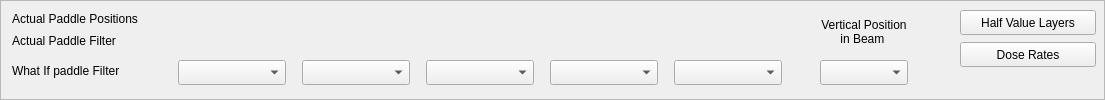
       <widget class="QFrame" name="qframe_02">
        <property name="minimumSize">
         <size>
          <width>948</width>
          <height>100</height>
         </size>
        </property>
        <property name="frameShape">
         <enum>QFrame::StyledPanel</enum>
        </property>
        <property name="frameShadow">
         <enum>QFrame::Raised</enum>
        </property>
        <widget class="QELabel" name="qelabel_01">
         <property name="geometry">
          <rect>
           <x>178</x>
           <y>10</y>
           <width>108</width>
           <height>17</height>
          </rect>
         </property>
         <property name="alignment">
          <set>Qt::AlignRight|Qt::AlignTrailing|Qt::AlignVCenter</set>
         </property>
         <property name="variable" stdset="0">
          <string>MCTFLT01MOT01.RBV</string>
         </property>
        </widget>
        <widget class="QELabel" name="qelabel_02">
         <property name="geometry">
          <rect>
           <x>302</x>
           <y>10</y>
           <width>108</width>
           <height>17</height>
          </rect>
         </property>
         <property name="alignment">
          <set>Qt::AlignRight|Qt::AlignTrailing|Qt::AlignVCenter</set>
         </property>
         <property name="variable" stdset="0">
          <string>MCTFLT02MOT01.RBV</string>
         </property>
        </widget>
        <widget class="QELabel" name="qelabel_03">
         <property name="geometry">
          <rect>
           <x>426</x>
           <y>10</y>
           <width>108</width>
           <height>17</height>
          </rect>
         </property>
         <property name="alignment">
          <set>Qt::AlignRight|Qt::AlignTrailing|Qt::AlignVCenter</set>
         </property>
         <property name="variable" stdset="0">
          <string>MCTFLT03MOT01.RBV</string>
         </property>
        </widget>
        <widget class="QELabel" name="qelabel_04">
         <property name="geometry">
          <rect>
           <x>550</x>
           <y>10</y>
           <width>108</width>
           <height>17</height>
          </rect>
         </property>
         <property name="alignment">
          <set>Qt::AlignRight|Qt::AlignTrailing|Qt::AlignVCenter</set>
         </property>
         <property name="variable" stdset="0">
          <string>MCTFLT04MOT01.RBV</string>
         </property>
        </widget>
        <widget class="QELabel" name="qelabel_05">
         <property name="geometry">
          <rect>
           <x>674</x>
           <y>10</y>
           <width>108</width>
           <height>17</height>
          </rect>
         </property>
         <property name="alignment">
          <set>Qt::AlignRight|Qt::AlignTrailing|Qt::AlignVCenter</set>
         </property>
         <property name="variable" stdset="0">
          <string>MCTFLT05MOT01.RBV</string>
         </property>
        </widget>
        <widget class="QLabel" name="qlabel_01">
         <property name="geometry">
          <rect>
           <x>12</x>
           <y>10</y>
           <width>156</width>
           <height>17</height>
          </rect>
         </property>
         <property name="text">
          <string>Actual Paddle Positions</string>
         </property>
        </widget>
        <widget class="QLabel" name="qlabel_02">
         <property name="geometry">
          <rect>
           <x>12</x>
           <y>32</y>
           <width>156</width>
           <height>17</height>
          </rect>
         </property>
         <property name="text">
          <string>Actual Paddle Filter</string>
         </property>
        </widget>
        <widget class="QELabel" name="qelabel_06">
         <property name="geometry">
          <rect>
           <x>178</x>
           <y>32</y>
           <width>108</width>
           <height>17</height>
          </rect>
         </property>
         <property name="alignment">
          <set>Qt::AlignCenter</set>
         </property>
         <property name="variable" stdset="0">
          <string>MCTFLT01:SELECTION_STATUS</string>
         </property>
        </widget>
        <widget class="QELabel" name="qelabel_07">
         <property name="geometry">
          <rect>
           <x>302</x>
           <y>32</y>
           <width>108</width>
           <height>17</height>
          </rect>
         </property>
         <property name="alignment">
          <set>Qt::AlignCenter</set>
         </property>
         <property name="variable" stdset="0">
          <string>MCTFLT02:SELECTION_STATUS</string>
         </property>
        </widget>
        <widget class="QELabel" name="qelabel_08">
         <property name="geometry">
          <rect>
           <x>426</x>
           <y>32</y>
           <width>108</width>
           <height>17</height>
          </rect>
         </property>
         <property name="alignment">
          <set>Qt::AlignCenter</set>
         </property>
         <property name="variable" stdset="0">
          <string>MCTFLT03:SELECTION_STATUS</string>
         </property>
        </widget>
        <widget class="QELabel" name="qelabel_09">
         <property name="geometry">
          <rect>
           <x>550</x>
           <y>32</y>
           <width>108</width>
           <height>17</height>
          </rect>
         </property>
         <property name="alignment">
          <set>Qt::AlignCenter</set>
         </property>
         <property name="variable" stdset="0">
          <string>MCTFLT04:SELECTION_STATUS</string>
         </property>
        </widget>
        <widget class="QELabel" name="qelabel_10">
         <property name="geometry">
          <rect>
           <x>674</x>
           <y>32</y>
           <width>108</width>
           <height>17</height>
          </rect>
         </property>
         <property name="alignment">
          <set>Qt::AlignCenter</set>
         </property>
         <property name="variable" stdset="0">
          <string>MCTFLT05:SELECTION_STATUS</string>
         </property>
        </widget>
        <widget class="QEComboBox" name="beamPosnComboBox">
         <property name="geometry">
          <rect>
           <x>820</x>
           <y>60</y>
           <width>88</width>
           <height>25</height>
          </rect>
         </property>
         <property name="variable" stdset="0">
          <string>MCTFLT00:POSTION_IN_BEAM_CMD</string>
         </property>
         <property name="allowFocusUpdate">
          <bool>true</bool>
         </property>
        </widget>
        <widget class="QLabel" name="qlabel_03">
         <property name="geometry">
          <rect>
           <x>820</x>
           <y>10</y>
           <width>88</width>
           <height>44</height>
          </rect>
         </property>
         <property name="text">
          <string>Vertical Position in Beam </string>
         </property>
         <property name="alignment">
          <set>Qt::AlignCenter</set>
         </property>
         <property name="wordWrap">
          <bool>true</bool>
         </property>
        </widget>
        <widget class="QLabel" name="qlabel_04">
         <property name="geometry">
          <rect>
           <x>12</x>
           <y>62</y>
           <width>156</width>
           <height>17</height>
          </rect>
         </property>
         <property name="text">
          <string>What If paddle Filter</string>
         </property>
        </widget>
        <widget class="QEComboBox" name="qecombobox_1">
         <property name="geometry">
          <rect>
           <x>178</x>
           <y>60</y>
           <width>108</width>
           <height>25</height>
          </rect>
         </property>
         <property name="variable" stdset="0">
          <string>MCTFLT01:WHATIF_SELECTION_CMD</string>
         </property>
        </widget>
        <widget class="QEComboBox" name="qecombobox_2">
         <property name="geometry">
          <rect>
           <x>302</x>
           <y>60</y>
           <width>108</width>
           <height>25</height>
          </rect>
         </property>
         <property name="variable" stdset="0">
          <string>MCTFLT02:WHATIF_SELECTION_CMD</string>
         </property>
        </widget>
        <widget class="QEComboBox" name="qecombobox_3">
         <property name="geometry">
          <rect>
           <x>426</x>
           <y>60</y>
           <width>108</width>
           <height>25</height>
          </rect>
         </property>
         <property name="variable" stdset="0">
          <string>MCTFLT03:WHATIF_SELECTION_CMD</string>
         </property>
        </widget>
        <widget class="QEComboBox" name="qecombobox_4">
         <property name="geometry">
          <rect>
           <x>550</x>
           <y>60</y>
           <width>108</width>
           <height>25</height>
          </rect>
         </property>
         <property name="variable" stdset="0">
          <string>MCTFLT04:WHATIF_SELECTION_CMD</string>
         </property>
        </widget>
        <widget class="QEComboBox" name="qecombobox_5">
         <property name="geometry">
          <rect>
           <x>674</x>
           <y>60</y>
           <width>108</width>
           <height>25</height>
          </rect>
         </property>
         <property name="variable" stdset="0">
          <string>MCTFLT05:WHATIF_SELECTION_CMD</string>
         </property>
        </widget>
        <widget class="VCLNavigatePushButton" name="vclnavigatepushbutton_2">
         <property name="geometry">
          <rect>
           <x>960</x>
           <y>42</y>
           <width>136</width>
           <height>25</height>
          </rect>
         </property>
         <property name="minimumSize">
          <size>
           <width>136</width>
           <height>25</height>
          </size>
         </property>
         <property name="maximumSize">
          <size>
           <width>136</width>
           <height>25</height>
          </size>
         </property>
         <property name="text">
          <string>Dose Rates</string>
         </property>
         <property name="guiFile" stdset="0">
          <string>mct_flux_spectrum_dose_rate.ui</string>
         </property>
         <property name="creationOption" stdset="0">
          <enum>QEPushButton::NewWindow</enum>
         </property>
        </widget>
        <widget class="VCLNavigatePushButton" name="vclnavigatepushbutton_1">
         <property name="geometry">
          <rect>
           <x>960</x>
           <y>10</y>
           <width>136</width>
           <height>25</height>
          </rect>
         </property>
         <property name="minimumSize">
          <size>
           <width>136</width>
           <height>25</height>
          </size>
         </property>
         <property name="maximumSize">
          <size>
           <width>136</width>
           <height>25</height>
          </size>
         </property>
         <property name="text">
          <string>Half Value Layers</string>
         </property>
         <property name="guiFile" stdset="0">
          <string>mct_flux_spectrum_hvl.ui</string>
         </property>
         <property name="creationOption" stdset="0">
          <enum>QEPushButton::NewWindow</enum>
         </property>
        </widget>
       </widget>
